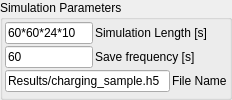
                  <widget class="QGroupBox" name="SimParamBox">
                   <property name="title">
                    <string>Simulation Parameters</string>
                   </property>
                   <layout class="QVBoxLayout" name="verticalLayout_6">
                    <property name="spacing">
                     <number>2</number>
                    </property>
                    <property name="leftMargin">
                     <number>2</number>
                    </property>
                    <property name="topMargin">
                     <number>2</number>
                    </property>
                    <property name="rightMargin">
                     <number>2</number>
                    </property>
                    <property name="bottomMargin">
                     <number>2</number>
                    </property>
                    <item>
                     <layout class="QHBoxLayout" name="horizontalLayout_12">
                      <item>
                       <widget class="QLineEdit" name="lineEdit_sim_time">
                        <property name="sizePolicy">
                         <sizepolicy hsizetype="Expanding" vsizetype="Fixed">
                          <horstretch>40</horstretch>
                          <verstretch>0</verstretch>
                         </sizepolicy>
                        </property>
                        <property name="toolTip">
                         <string>Length of the simulation in seconds. Calculation is allowed, i.e. 60*60*24*10 (s*min*h*d)</string>
                        </property>
                        <property name="text">
                         <string>60*60*24*10</string>
                        </property>
                       </widget>
                      </item>
                      <item>
                       <widget class="QLabel" name="label_sim_time">
                        <property name="sizePolicy">
                         <sizepolicy hsizetype="Expanding" vsizetype="Fixed">
                          <horstretch>60</horstretch>
                          <verstretch>0</verstretch>
                         </sizepolicy>
                        </property>
                        <property name="toolTip">
                         <string>Length of the simulation in seconds. Calculation is allowed, i.e. 60*60*24*10 (s*min*h*d)</string>
                        </property>
                        <property name="text">
                         <string>Simulation Length [s]</string>
                        </property>
                       </widget>
                      </item>
                     </layout>
                    </item>
                    <item>
                     <layout class="QHBoxLayout" name="horizontalLayout_13">
                      <item>
                       <widget class="QLineEdit" name="lineEdit_save_sim_frequency">
                        <property name="enabled">
                         <bool>true</bool>
                        </property>
                        <property name="sizePolicy">
                         <sizepolicy hsizetype="Expanding" vsizetype="Fixed">
                          <horstretch>40</horstretch>
                          <verstretch>0</verstretch>
                         </sizepolicy>
                        </property>
                        <property name="mouseTracking">
                         <bool>false</bool>
                        </property>
                        <property name="toolTip">
                         <string>Save the 2D animation to h5-file every so many seconds.</string>
                        </property>
                        <property name="text">
                         <string>60</string>
                        </property>
                       </widget>
                      </item>
                      <item>
                       <widget class="QLabel" name="label_save_sim_frequency">
                        <property name="sizePolicy">
                         <sizepolicy hsizetype="Expanding" vsizetype="Fixed">
                          <horstretch>60</horstretch>
                          <verstretch>0</verstretch>
                         </sizepolicy>
                        </property>
                        <property name="toolTip">
                         <string>Save the 2D animation to h5-file every so many seconds.</string>
                        </property>
                        <property name="text">
                         <string>Save frequency [s]</string>
                        </property>
                       </widget>
                      </item>
                     </layout>
                    </item>
                    <item>
                     <layout class="QHBoxLayout" name="horizontalLayout_14">
                      <item>
                       <widget class="QLineEdit" name="lineEdit_file_name">
                        <property name="enabled">
                         <bool>true</bool>
                        </property>
                        <property name="sizePolicy">
                         <sizepolicy hsizetype="Expanding" vsizetype="Fixed">
                          <horstretch>80</horstretch>
                          <verstretch>0</verstretch>
                         </sizepolicy>
                        </property>
                        <property name="mouseTracking">
                         <bool>false</bool>
                        </property>
                        <property name="toolTip">
                         <string>File name for the h5-file saving the animation matrices. If you use a relative path like Results/charging_sample.h5 it will be saved into the app's Results folder. The exported animation video will be written next to this file using the same name with .mp4.</string>
                        </property>
                        <property name="text">
                         <string>Results/charging_sample.h5</string>
                        </property>
                       </widget>
                      </item>
                      <item>
                       <widget class="QLabel" name="label_file_name">
                        <property name="sizePolicy">
                         <sizepolicy hsizetype="Expanding" vsizetype="Fixed">
                          <horstretch>10</horstretch>
                          <verstretch>0</verstretch>
                         </sizepolicy>
                        </property>
                        <property name="toolTip">
                         <string>&lt;html&gt;&lt;head/&gt;&lt;body&gt;&lt;p&gt;File name for the h5-file saving the animation matrices.&lt;/p&gt;&lt;p&gt;If you enter a relative path like &amp;quot;Results/charging_sample.h5&amp;quot;, the data file is saved into the app's Results folder.&lt;/p&gt;&lt;p&gt;The exported animation video is saved next to that h5 file with the same base name and an mp4 extension.&lt;/p&gt;&lt;/body&gt;&lt;/html&gt;</string>
                        </property>
                        <property name="text">
                         <string>File Name</string>
                        </property>
                       </widget>
                      </item>
                     </layout>
                    </item>
                   </layout>
                  </widget>
